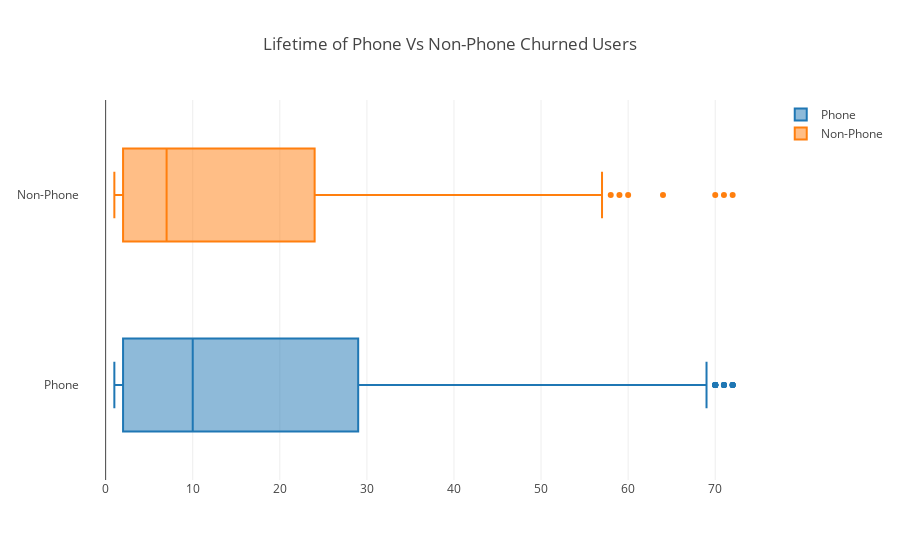

Write notebook code for a chart like this one.
### Markdown cell above
### 3.2 Phone Vs Non-Phone (Churned users)

### Code cell
group_1 = go.Box(
    x=churned_phone_users['tenure'],
    name="Phone")

group_2 = go.Box(
    x=churned_users[~churned_users.isin(churned_phone_users)].dropna()['tenure'],
    name="Non-Phone")

info = [group_1, group_2]
title = "Lifetime of Phone Vs Non-Phone Churned Users"
iplot({
            "data": info, 
            "layout": {
                "title": title
            }
     })

### Figure 1 — Plotly figure (JSON) as saved in the notebook; plotly's stock layout.template omitted (floating-point values rounded to 4 significant figures; data arrays with more than 128 entries replaced by an {"elided": "..."} marker saying what was removed)
{"data": [{"name": "Phone", "type": "box", "uid": "ffc516e2-a58b-11e8-b1b2-3c15c2dc8196", "x": {"elided": "1699 int values"}}, {"name": "Non-Phone", "type": "box", "uid": "ffc5188c-a58b-11e8-b91c-3c15c2dc8196", "x": {"elided": "170 int values"}}], "layout": {"title": "Lifetime of Phone Vs Non-Phone Churned Users"}}
